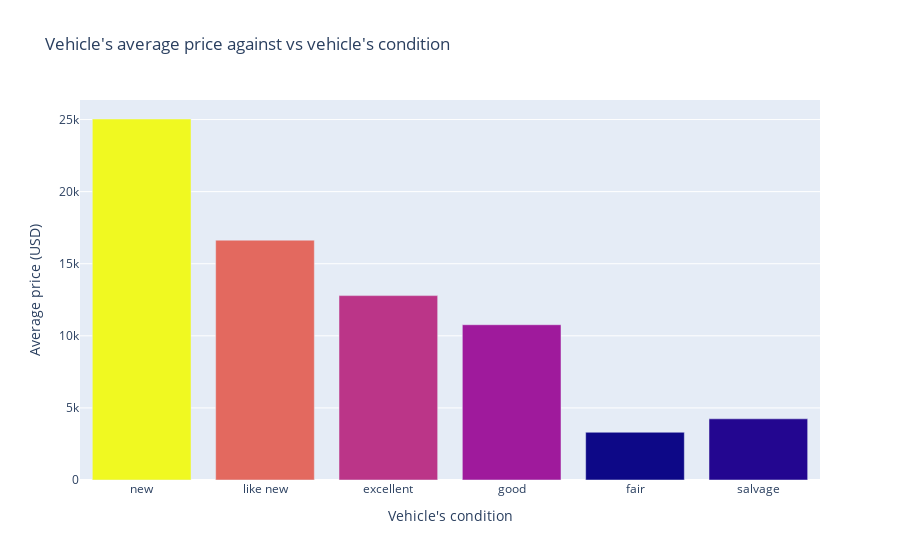

This figure's notebook cell:
### Code cell
#Plot of the average price against the vehicle's condition

price_condition_df = vehicles_df.groupby('condition')['price'].mean().round(0).astype('int')

fig = px.bar(price_condition_df, y="price",
title="Vehicle's average price against vs vehicle's condition", color="price",
labels={"price": "Average price (USD)", "condition": "Vehicle's condition"})
fig.update_xaxes(categoryorder='array', categoryarray= ['new', 'like new', 'excellent', 'good', 'fair', 'salvage'])
fig.update(layout_coloraxis_showscale=False)

fig.show()

### Figure 1 — Plotly figure (JSON) as saved in the notebook; plotly's stock layout.template omitted (floating-point values rounded to 4 significant figures)
{"data": [{"alignmentgroup": "True", "hovertemplate": "Vehicle's condition=%{x}<br>Average price (USD)=%{marker.color}<extra></extra>", "legendgroup": "", "marker": {"color": [12789, 3312, 10770, 16634, 25038, 4242], "coloraxis": "coloraxis", "pattern": {"shape": ""}}, "name": "", "offsetgroup": "", "orientation": "v", "showlegend": false, "textposition": "auto", "type": "bar", "x": ["excellent", "fair", "good", "like new", "new", "salvage"], "xaxis": "x", "y": [12789, 3312, 10770, 16634, 25038, 4242], "yaxis": "y"}], "layout": {"barmode": "relative", "coloraxis": {"colorbar": {"title": {"text": "Average price (USD)"}}, "colorscale": [[0, "#0d0887"], [0.1111, "#46039f"], [0.2222, "#7201a8"], [0.3333, "#9c179e"], [0.4444, "#bd3786"], [0.5556, "#d8576b"], [0.6667, "#ed7953"], [0.7778, "#fb9f3a"], [0.8889, "#fdca26"], [1, "#f0f921"]], "showscale": false}, "legend": {"tracegroupgap": 0}, "title": {"text": "Vehicle's average price against vs vehicle's condition"}, "xaxis": {"anchor": "y", "categoryarray": ["new", "like new", "excellent", "good", "fair", "salvage"], "categoryorder": "array", "domain": [0, 1], "title": {"text": "Vehicle's condition"}}, "yaxis": {"anchor": "x", "domain": [0, 1], "title": {"text": "Average price (USD)"}}}}
